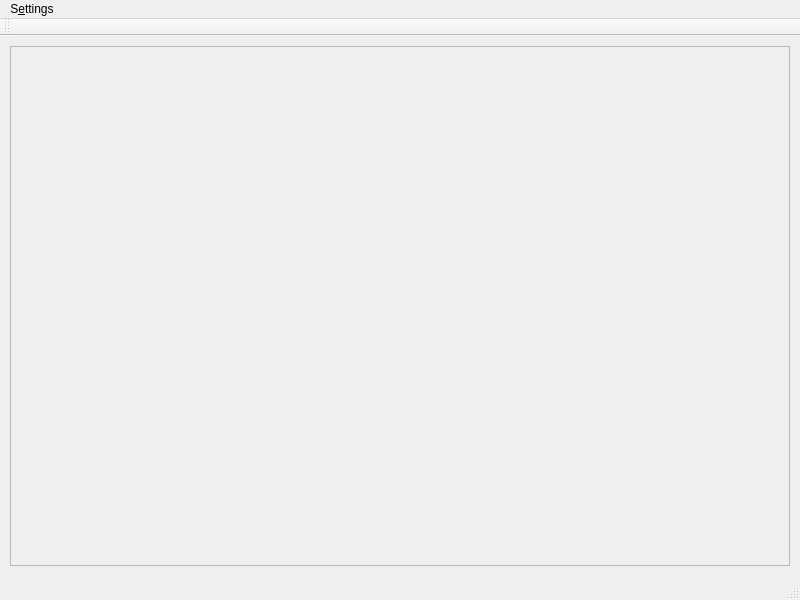
<?xml version="1.0" encoding="UTF-8"?>
<ui version="4.0">
 <class>QSerialConsoleWindow</class>
 <widget class="QMainWindow" name="QSerialConsoleWindow">
  <property name="geometry">
   <rect>
    <x>0</x>
    <y>0</y>
    <width>800</width>
    <height>600</height>
   </rect>
  </property>
  <property name="windowTitle">
   <string>QSerialConsoleWindow</string>
  </property>
  <widget class="QWidget" name="centralWidget">
   <widget class="QFrame" name="consoleFrame">
    <property name="geometry">
     <rect>
      <x>10</x>
      <y>10</y>
      <width>780</width>
      <height>520</height>
     </rect>
    </property>
    <property name="frameShape">
     <enum>QFrame::StyledPanel</enum>
    </property>
    <property name="frameShadow">
     <enum>QFrame::Raised</enum>
    </property>
   </widget>
  </widget>
  <widget class="QMenuBar" name="menuBar">
   <property name="geometry">
    <rect>
     <x>0</x>
     <y>0</y>
     <width>800</width>
     <height>22</height>
    </rect>
   </property>
   <widget class="QMenu" name="menu_Settings">
    <property name="title">
     <string>S&amp;ettings</string>
    </property>
    <widget class="QMenu" name="menuProtocol">
     <property name="title">
      <string>Pro&amp;tocols</string>
     </property>
     <addaction name="actionNone"/>
     <addaction name="actionASCII"/>
    </widget>
    <addaction name="actionPortSettings"/>
    <addaction name="separator"/>
    <addaction name="menuProtocol"/>
   </widget>
   <addaction name="menu_Settings"/>
  </widget>
  <widget class="QToolBar" name="mainToolBar">
   <attribute name="toolBarArea">
    <enum>TopToolBarArea</enum>
   </attribute>
   <attribute name="toolBarBreak">
    <bool>false</bool>
   </attribute>
  </widget>
  <widget class="QStatusBar" name="statusBar"/>
  <action name="actionPortSettings">
   <property name="text">
    <string>&amp;Port Settings</string>
   </property>
  </action>
  <action name="actionNone">
   <property name="checkable">
    <bool>true</bool>
   </property>
   <property name="checked">
    <bool>true</bool>
   </property>
   <property name="text">
    <string>&amp;None</string>
   </property>
  </action>
  <action name="actionASCII">
   <property name="checkable">
    <bool>true</bool>
   </property>
   <property name="text">
    <string>&amp;ASCII</string>
   </property>
  </action>
 </widget>
 <layoutdefault spacing="6" margin="11"/>
 <resources/>
 <connections/>
</ui>
